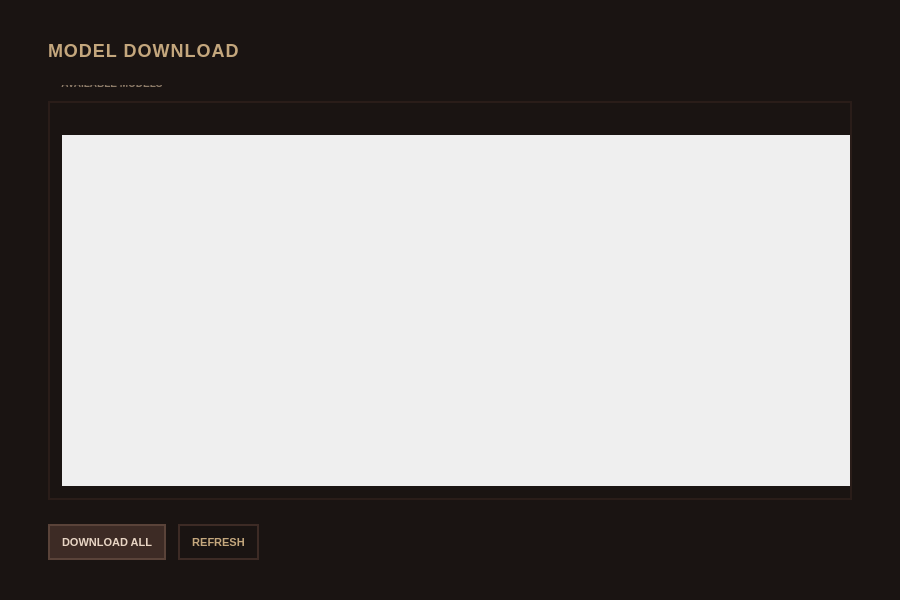
<?xml version="1.0" encoding="UTF-8"?>
<ui version="4.0">
 <class>ModelDownload</class>
 <widget class="QWidget" name="ModelDownload">
  <property name="geometry">
   <rect>
    <x>0</x>
    <y>0</y>
    <width>900</width>
    <height>600</height>
   </rect>
  </property>
  <property name="windowTitle">
   <string>Model Download</string>
  </property>
  <property name="styleSheet">
   <string notr="true">QWidget#ModelDownload {
    background: #1a1412;
}

QLabel {
    background: transparent;
    font-family: &quot;Press Start 2P&quot;, &quot;Courier New&quot;, monospace;
}

QGroupBox {
    background: transparent;
    border: 2px solid #2a1d19;
    border-radius: 0px;
    margin-top: 16px;
    padding-top: 12px;
    padding-left: 12px;
    font-size: 10px;
    letter-spacing: 0px;
    text-transform: uppercase;
    color: #8d7b68;
    font-weight: bold;
}

QGroupBox::title {
    subcontrol-origin: margin;
    subcontrol-position: top left;
    left: 8px;
    top: -8px;
    padding: 0 4px 0 4px;
    background: #1a1412;
}

QScrollArea {
    background: transparent;
    border: none;
}

QScrollBar:vertical {
    background: #14100f;
    width: 12px;
    border: 2px solid #2a1d19;
    border-radius: 0px;
}

QScrollBar::handle:vertical {
    background: #3d2b25;
    border: 1px solid #5a4339;
    border-radius: 0px;
    min-height: 30px;
}

QScrollBar::handle:vertical:hover {
    background: #5a4339;
}

QScrollBar::add-line:vertical, QScrollBar::sub-line:vertical {
    height: 0px;
}</string>
  </property>
  <layout class="QVBoxLayout" name="verticalLayout">
   <property name="spacing">
    <number>0</number>
   </property>
   <property name="leftMargin">
    <number>0</number>
   </property>
   <property name="topMargin">
    <number>0</number>
   </property>
   <property name="rightMargin">
    <number>0</number>
   </property>
   <property name="bottomMargin">
    <number>0</number>
   </property>
   <item>
    <widget class="QWidget" name="contentWidget">
     <property name="styleSheet">
      <string notr="true">QWidget#contentWidget {
    background: #1a1412;
}</string>
     </property>
     <layout class="QVBoxLayout" name="contentLayout">
      <property name="spacing">
       <number>24</number>
      </property>
      <property name="leftMargin">
       <number>48</number>
      </property>
      <property name="topMargin">
       <number>40</number>
      </property>
      <property name="rightMargin">
       <number>48</number>
      </property>
      <property name="bottomMargin">
       <number>40</number>
      </property>
      <item>
       <widget class="QLabel" name="titleLabel">
        <property name="text">
         <string>MODEL DOWNLOAD</string>
        </property>
        <property name="styleSheet">
         <string notr="true">color: #c4a77d;
    font-size: 18px;
    font-weight: bold;
    letter-spacing: 1px;
    background: transparent;</string>
        </property>
       </widget>
      </item>
      <item>
       <widget class="QGroupBox" name="modelsGroup">
        <property name="title">
         <string>AVAILABLE MODELS</string>
        </property>
        <layout class="QVBoxLayout" name="modelsLayout">
         <property name="spacing">
          <number>12</number>
         </property>
         <property name="leftMargin">
          <number>0</number>
         </property>
         <property name="topMargin">
          <number>20</number>
         </property>
         <property name="rightMargin">
          <number>0</number>
         </property>
         <property name="bottomMargin">
          <number>12</number>
         </property>
         <item>
          <widget class="QScrollArea" name="modelsScrollArea">
           <property name="minimumHeight">
            <number>350</number>
           </property>
           <property name="widgetResizable">
            <bool>true</bool>
           </property>
           <property name="styleSheet">
            <string notr="true">QScrollArea {
    border: none;
}</string>
           </property>
           <widget class="QWidget" name="modelsContainer">
            <property name="geometry">
             <rect>
              <x>0</x>
              <y>0</y>
              <width>800</width>
              <height>340</height>
             </rect>
            </property>
            <layout class="QVBoxLayout" name="modelsContainerLayout">
             <property name="spacing">
              <number>12</number>
             </property>
             <property name="leftMargin">
              <number>0</number>
             </property>
             <property name="topMargin">
              <number>0</number>
             </property>
             <property name="rightMargin">
              <number>0</number>
             </property>
             <property name="bottomMargin">
              <number>0</number>
             </property>
            </layout>
           </widget>
          </widget>
         </item>
        </layout>
       </widget>
      </item>
      <item>
       <layout class="QHBoxLayout" name="buttonLayout">
        <property name="spacing">
          <number>12</number>
         </property>
        <item>
         <widget class="QPushButton" name="btnDownloadAll">
          <property name="minimumSize">
           <size>
            <width>0</width>
            <height>36</height>
           </size>
          </property>
          <property name="text">
           <string>DOWNLOAD ALL</string>
          </property>
          <property name="styleSheet">
           <string notr="true">QPushButton {
    background: #3d2b25;
    color: #e8d5c4;
    border: 2px solid #5a4339;
    border-radius: 0px;
    font-size: 11px;
    font-weight: bold;
    letter-spacing: 0px;
    padding: 6px 12px;
    text-align: center;
}

QPushButton:hover {
    background: #5a4339;
    color: #c4a77d;
    border-color: #c4a77d;
}

QPushButton:pressed {
    background: #c4a77d;
    color: #1a1412;
    border-color: #c4a77d;
}

QPushButton:disabled {
    background: #1a1412;
    color: #6b5c52;
    border-color: #2a1d19;
}</string>
          </property>
         </widget>
        </item>
        <item>
         <widget class="QPushButton" name="btnRefresh">
          <property name="minimumSize">
           <size>
            <width>0</width>
            <height>36</height>
           </size>
          </property>
          <property name="text">
           <string>REFRESH</string>
          </property>
          <property name="styleSheet">
           <string notr="true">QPushButton {
    background: #1a1412;
    color: #c4a77d;
    border: 2px solid #3d2b25;
    border-radius: 0px;
    font-size: 11px;
    font-weight: bold;
    letter-spacing: 0px;
    padding: 6px 12px;
    text-align: center;
}

QPushButton:hover {
    background: #3d2b25;
    color: #e8d5c4;
    border-color: #c4a77d;
}

QPushButton:pressed {
    background: #c4a77d;
    color: #1a1412;
    border-color: #c4a77d;
}

QPushButton:disabled {
    color: #6b5c52;
    border-color: #2a1d19;
}</string>
          </property>
         </widget>
        </item>
        <item>
         <spacer name="horizontalSpacer">
          <property name="orientation">
           <enum>Qt::Orientation::Horizontal</enum>
          </property>
          <property name="sizeHint" stdset="0">
           <size>
            <width>40</width>
            <height>20</height>
           </size>
          </property>
         </spacer>
        </item>
       </layout>
      </item>
     </layout>
    </widget>
   </item>
  </layout>
 </widget>
 <resources/>
 <connections/>
</ui>
